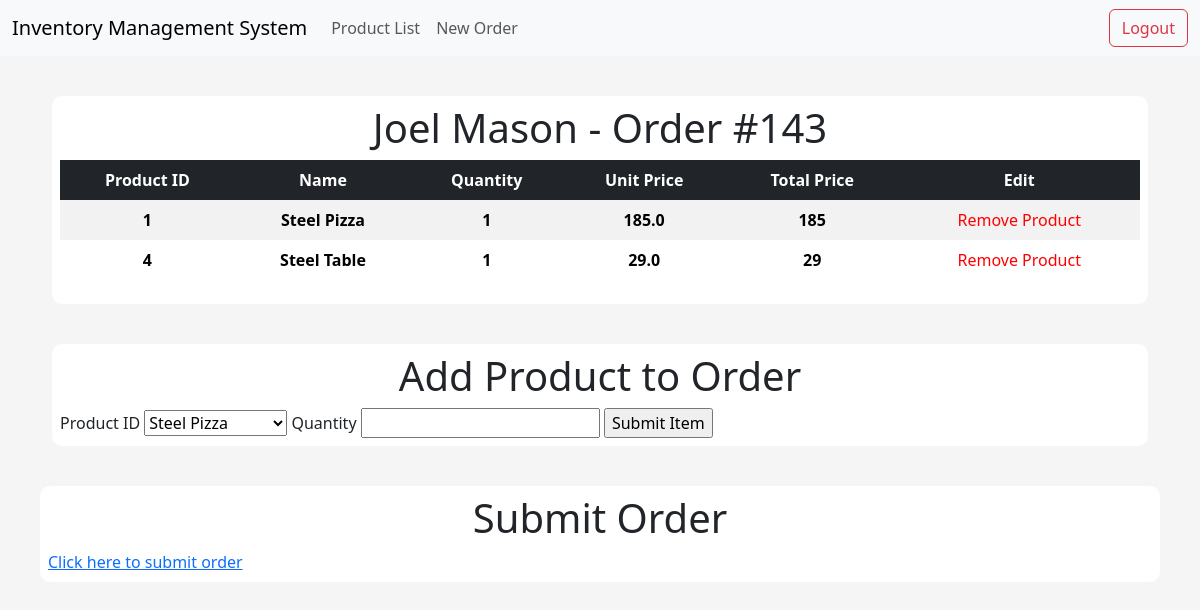
Screenshot of /order/143 with the database file from the repository.
### app/models/tables.py (models this page shows, shortened)
class Customer(db.Model):
    __tablename__ = "customer"
    id = db.Column(db.Integer, primary_key=True)
    first_name = db.Column(db.String(50), nullable=False)
    last_name = db.Column(db.String(50), nullable=False)
    address = db.Column(db.String(500), nullable=False)
    postcode = db.Column(db.String(50), nullable=False)
    email = db.Column(db.String(50), nullable=False, unique=True)
    orders = db.relationship("Order", backref="customer")

class Product(db.Model):
    __tablename__ = "product"
    id = db.Column(db.Integer, primary_key=True)
    name = db.Column(db.String(50), nullable=False, unique=True)
    price = db.Column(db.Float, nullable=False)
    quantity_available = db.Column(db.Integer)

class OrderItem(db.Model):
    __tablename__ = "order_item"
    order_id = db.Column(db.Integer, db.ForeignKey("order.id"), primary_key=True)
    item_id = db.Column(db.Integer, db.ForeignKey("product.id"), primary_key=True)
    quantity = db.Column(db.Integer, nullable=False)
    total_price = db.Column(db.Integer, nullable=False)

### app/controllers/default.py (the view, shortened to what this page needs)
@app.route("/order/<int:id>", methods=["GET", "POST"])
def order(id):
    form = AddOrderItemForm()
    products = Product.query.all()
    form.product_id.choices = [(product.id, product.name) for product in products]
    order_items = OrderItem.query.filter_by(order_id=id).all()
    product_names = [Product.query.get(item.item_id).name for item in order_items]
    print(type(id))
    order = Order.query.get(id)
    customer_id = order.customer_id
    customer = Customer.query.get(customer_id)
    products_for_order = {
        item.item_id: Product.query.get(item.item_id) for item in order_items
    }
    return render_template(
        "order.html",
        order=id,
        order_items=order_items,
        product_names=product_names,
        customer=customer,
        zip=zip,
        form=form,
        products_for_order=products_for_order,
    )

### app/models/forms.py (shortened to what this page needs)
class AddOrderItemForm(FlaskForm):
    product_id = SelectField("Product ID", coerce=int, validators=[DataRequired()])
    quantity = IntegerField("Quantity", validators=[DataRequired()])
    customer_id = HiddenField("customer_id")
    submit = SubmitField("Submit Item")

### app/templates/order.html (shortened to what this page needs)
{% extends "index.html" %}
{% block body %}
<div class="content-section">
    <div class="title">
        <h1>{{customer.first_name}} {{customer.last_name}} - Order #{{order}}</h1>
    </div>
    <table class="table table-striped table-borderless table-hover text-center">
        <thead class="table-dark table-sm">
            <tr>
                <th scope="col">Product ID</th>
                <th scope="col">Name</th>
                <th scope="col">Quantity</th>
                <th scope="col">Unit Price</th>
                <th scope="col">Total Price</th>
                <th scope="col">Edit</th>
            </tr>
        </thead>
        <tbody>
            {% for product, product_name in zip(order_items, product_names) %}
            {% set product_obj = products_for_order.get(product.item_id) %}
                <tr>
                    <th scope="row">{{ product.item_id }}</th>
                    <th scope="row">{{ product_name }}</th>
                    <th scope="row">{{ product.quantity }}</th>
                    <th scope="row">{{ product_obj.price }}</th>
                    <th scope="row">{{ product.total_price }}</th>
                    <td><a style="text-decoration: none; color:red; font-weight:red;" href="{{url_for('delete_orderitem', item_id=product.item_id, order_id=order)}}"> Remove Product </a></td>
                </tr>
            {% endfor %}
        </tbody>
    </table>
</div>
<div class="content-section">
    <div class="title">
        <h1>Add Product to Order</h1>
    </div>
<form method="POST" action="{{ url_for('order',id=order) }}" id="orderForm">
    {{form.product_id.label}}
    {{form.product_id}}
    {{form.quantity.label}}
    {{form.quantity}}
    {{ form.submit() }}
</div>
</div>
<div class="content-section">
    <div class="title">
        <h1>Submit Order</h1>
    </div>
    <a href="{{ url_for('close_order', id=order) }}">Click here to submit order</a>
</div>
{% endblock body %}

### app/static/css/main.css (style rules this page uses)
body { background-color: rgb(245, 245, 245); }
.content-section { background: #fff; margin: 40px; padding: 0.5rem 0.5rem; border-radius: 10px; }
.title h1 { text-align: center; align-items: center; }

### rows the page displays
Customer: first_name "Joel", last_name "Mason"
Product: item_id "1", name "Steel Pizza", quantity "1", price "185.0", total_price "185"
Product: item_id "4", name "Steel Table", quantity "1", price "29.0", total_price "29"

### other values shown
{{ order }} "143"
